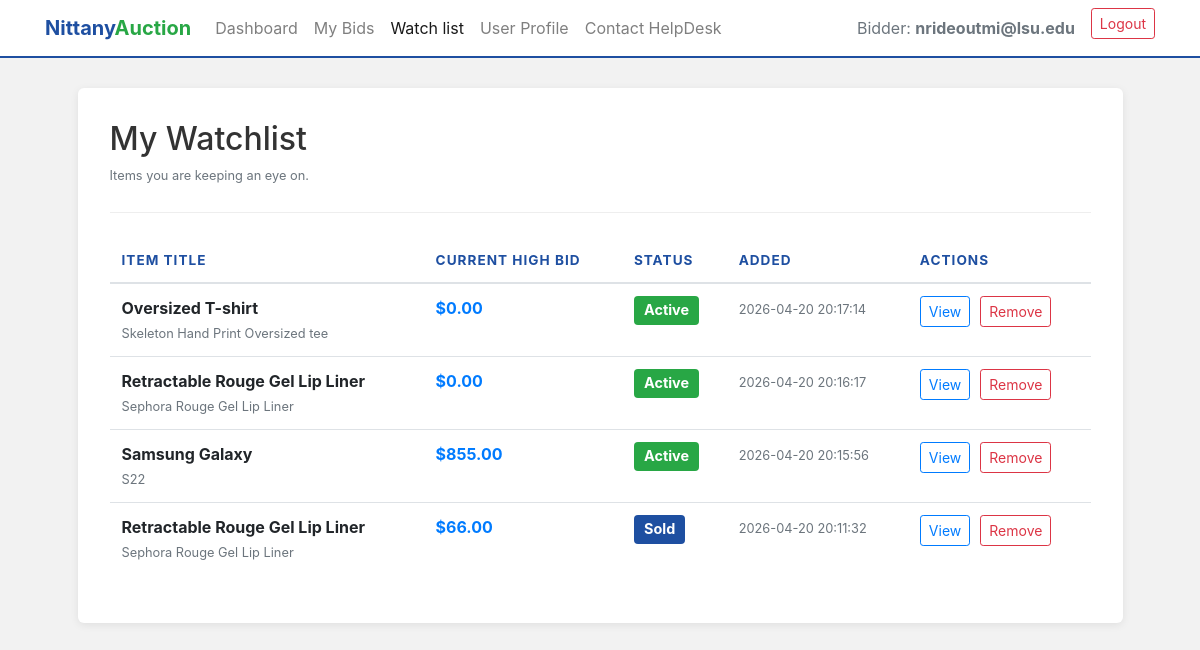
The app's page /watchlist (signed in) with its own data.
### tables this page shows
CREATE TABLE Watchlist (
    Bidder_Email TEXT NOT NULL,
    Seller_Email TEXT NOT NULL,
    Listing_ID INTEGER NOT NULL,
    Added_At TIMESTAMP DEFAULT CURRENT_TIMESTAMP,
    PRIMARY KEY (Bidder_Email, Seller_Email, Listing_ID),
    FOREIGN KEY (Bidder_Email) REFERENCES Bidders(email) ON DELETE CASCADE,
    FOREIGN KEY (Seller_Email, Listing_ID) REFERENCES Auction_Listings(Seller_Email, Listing_ID) ON DELETE CASCADE
);

CREATE TABLE "Auction_Listings"
(
    Seller_Email        text,
    Listing_ID          integer,
    Category            text,
    Auction_Title       text,
    Product_Name        text,
    Product_Description text,
    Quantity            integer,
    Reserve_Price       real,
    Max_bids            integer,
    Status              integer,
    PRIMARY KEY (Seller_Email, Listing_ID)
);

### app.py (the view)
@app.route('/watchlist', methods=['GET'])
def watchlist():
    user_email = session.get('email')
    if not user_email:
        return redirect(url_for('authenticate'))
    connection = get_connection()
    connection.row_factory = sqlite3.Row
    cursor = connection.cursor()
    cursor.execute("""
        SELECT W.Seller_Email, W.Listing_ID, W.Added_At,
               A.Auction_Title, A.Product_Name, A.Status
        FROM Watchlist W
        JOIN Auction_Listings A ON W.Listing_ID = A.Listing_ID AND W.Seller_Email = A.Seller_Email
        WHERE W.Bidder_Email = ?
        ORDER BY W.Added_At DESC
    """, (user_email,))
    saved_items = cursor.fetchall()
    connection.close()
    processed_items = []
    for row in saved_items:
        item = dict(row)
        conn2 = get_connection()
        cur2 = conn2.cursor()
        cur2.execute("SELECT MAX(Bid_price) FROM Bids WHERE listing_id = ?", (item['Listing_ID'],))
        highest = cur2.fetchone()[0]
        item['Current_High_Bid'] = highest if highest else 0
        conn2.close()
        processed_items.append(item)
    return render_template('watchlist.html', listings=processed_items, email=user_email)

### app.py (called while the page is built)
def get_connection():
    conn = sql.connect(DB_NAME)
    return conn

### templates/watchlist.html (shortened to what this page needs)
<!DOCTYPE html>
<html lang="en">
<head>
    <link rel="stylesheet" href="https://stackpath.bootstrapcdn.com/bootstrap/4.4.1/css/bootstrap.min.css"
>
</head>
<body>
    <nav class="navbar navbar-expand-lg navbar-light">
        <div class="container">
            <a class="navbar-brand brand-text" href="/bidder">
                <span class="nittany">Nittany</span><span class="auction">Auction</span>
            </a>
            <div class="collapse navbar-collapse" id="bidderNavbar">
                <ul class="navbar-nav mr-auto">
                    <li class="nav-item">
                        <a class="nav-link" href="/bidder">Dashboard</a>
                    </li>
                    <li class="nav-item">
                        <a class="nav-link" href="/my-bids">My Bids</a>
                    </li>
                    <li class="nav-item">
                        <a class="nav-link active" href="/watchlist">Watch list</a>
                    </li>
                    <li>
                        <a class="nav-link" href="/profile">User Profile</a>
                    </li>
                    <li class="nav-item">
                        <a class="nav-link" href="/support">Contact HelpDesk</a>
                    </li>
                </ul>
                <ul class="navbar-nav ml-auto">
                    <li class="nav-item">
                        <span class="nav-link text-muted">Bidder: <strong>{{ email }}</strong></span>
                    </li>
                    <li class="nav-item">
                        <a class="btn btn-sm btn-outline-danger ml-2" href="/login">Logout</a>
                    </li>
                </ul>
            </div>
        </div>
    </nav>
    <div class="container">
        <div class="row justify-content-center">
            <div class="col-md-11 dashboard-card">
                <div class="section-header">
                    <h2>My Watchlist</h2>
                    <p class="text-muted small">Items you are keeping an eye on.</p>
                </div>
                <div class="table-responsive">
                    <table class="table table-hover">
                        <thead>
                            <tr>
                                <th>Item Title</th>
                                <th>Current High Bid</th>
                                <th>Status</th>
                                <th>Added</th>
                                <th>Actions</th>
                            </tr>
                        </thead>
                        <tbody>
                            {% for item in listings %}
                            <tr>
                                <td>
                                    <strong>{{ item.Auction_Title }}</strong><br>
                                    <small class="text-muted">{{ item.Product_Name }}</small>
                                </td>
                                <td class="text-primary font-weight-bold">
                                    ${{ "{:,.2f}".format(item.Current_High_Bid | float) }}
                                </td>
                                <td>
                                    {% if item.Status == 1 %}
                                    <span class="badge badge-success">Active</span>
                                    {% elif item.Status == 0 %}
                                    <span class="badge badge-secondary">Inactive</span>
                                    {% elif item.Status == 2 %}
                                    <span class="badge badge-info" style="background-color: #1e4fa1;">Sold</span>
                                    {% elif item.Status == 3 %}
                                    <span class="badge badge-warning" style="background-color: #ffc107; color: #212529;">Reserve Not Met</span>
                                    {% endif %}
                                </td>
                                <td class="text-muted"><small>{{ item.Added_At }}</small></td>
                                <td>
                                    <div class="d-flex" style="gap: 10px;">
                                        <a href="/item-details?item={{ item.Listing_ID }}"
                                            class="btn btn-sm btn-outline-primary">View</a>
                                        <button type="button" class="btn btn-sm btn-outline-danger" data-toggle="modal"
                                            data-target="#removeModal{{ item.Listing_ID }}">
                                            Remove
                                        </button>
                                    </div>
                                </td>
                            </tr>
                            {% endfor %}
                        </tbody>
                    </table>
                </div>
            </div>
        </div>
    </div>
</body>
</html>

### templates/watchlist.html (style rules this page uses)
body { background-color: #f2f2f2; }
.navbar { background-color: white; border-bottom: 2px solid #1e4fa1; margin-bottom: 30px; }
.brand-text .nittany { color: #1e4fa1; font-weight: bold; }
.brand-text .auction { color: #28a745; font-weight: bold; }
.dashboard-card { background: white; border-radius: 6px; box-shadow: 0 2px 8px rgba(0, 0, 0, 0.08); padding: 2rem; margin-bottom: 50px; }
.section-header { color: #333; border-bottom: 1px solid #eee; padding-bottom: 10px; margin-bottom: 25px; }
.table thead th { border-top: none; color: #1e4fa1; text-transform: uppercase; font-size: 0.85rem; letter-spacing: 1px; }
.badge { font-size: 90%; padding: 0.5em 0.7em; }

### records on screen
Watchlist: Auction_Title "Oversized T-shirt", Product_Name "Skeleton Hand Print Oversized tee", Current_High_Bid "0.00", shows "Active", Added_At "2026-04-20 20:17:14"
Watchlist: Auction_Title "Retractable Rouge Gel Lip Liner", Product_Name "Sephora Rouge Gel Lip Liner", Current_High_Bid "0.00", shows "Active", Added_At "2026-04-20 20:16:17"
Watchlist: Auction_Title "Samsung Galaxy", Product_Name "S22", Current_High_Bid "855.00", shows "Active", Added_At "2026-04-20 20:15:56"
Watchlist: Auction_Title "Retractable Rouge Gel Lip Liner", Product_Name "Sephora Rouge Gel Lip Liner", Current_High_Bid "66.00", shows "Sold", Added_At "2026-04-20 20:11:32"

### other values on screen
{{ email }} "nrideoutmi@lsu.edu"
